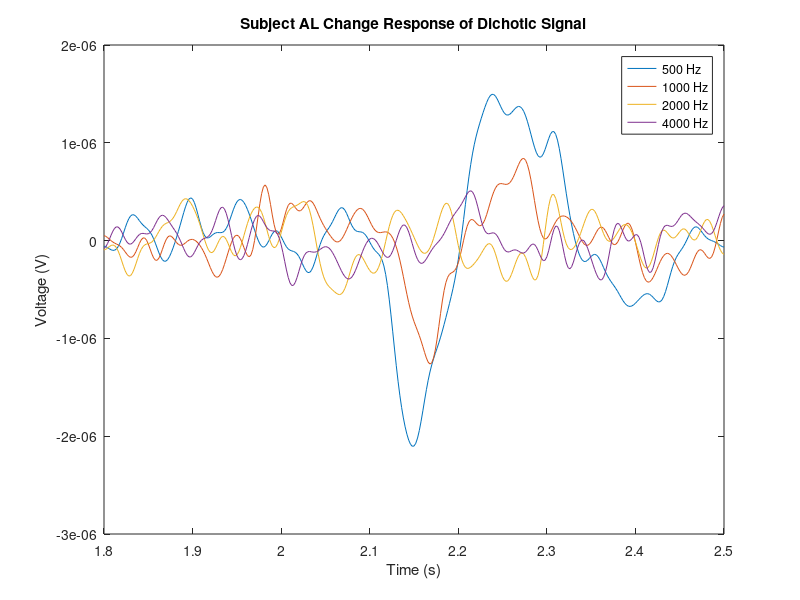

The MATLAB source for this figure:
% AL_dichotic.m 
% This file plots the single subject average for the
% four conditions in an overlay plot.

clear
clc

%Load in the relevant matlab data
load('AL_dichotic_lpf.mat')

% Plot the 4 lowpassed averages at our strong electrode, FCz
figure(1)
plot(AL_500_S_lpf.Time, [AL_500_S_lpf.F(19,:);AL_1000_S_lpf.F(19,:);AL_2000_S_lpf.F(19,:);AL_4000_S_lpf.F(19,:)]);
legend('500 Hz', '1000 Hz', '2000 Hz', '4000 Hz');

title('Subject AL Change Response of Dichotic Signal');
xlabel('Time (s)');
ylabel('Voltage (V)');